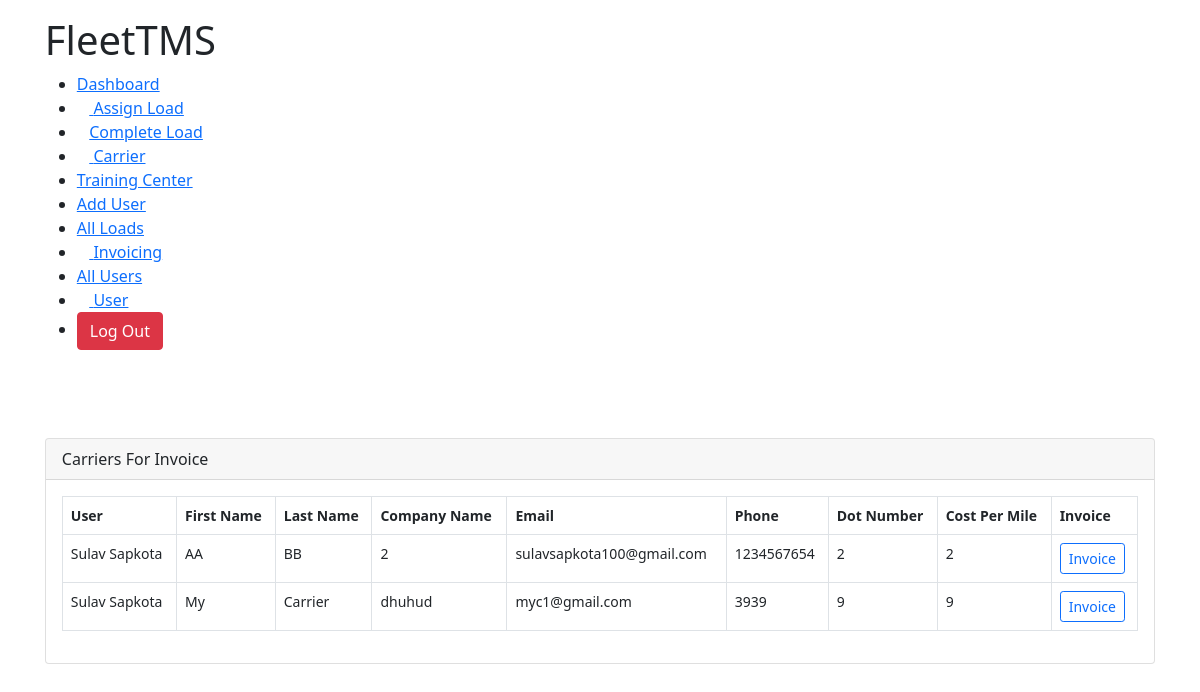
Before: /all_invoice (signed in) with the older database file.
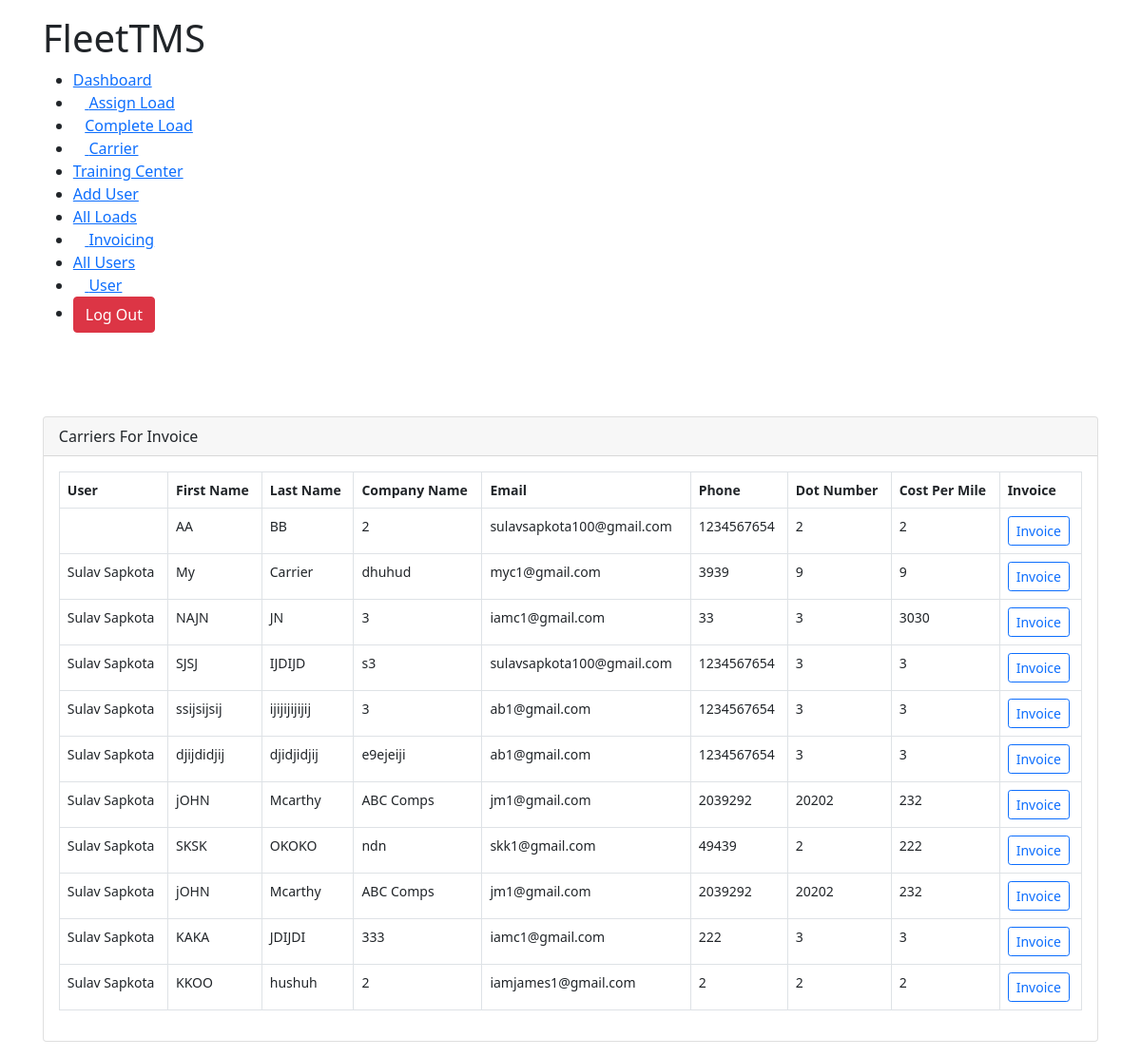
After: the same page with the newer database file.
### TMSTruck/models.py (models this page shows, shortened)
class Carrier(models.Model):
	user					= models.ForeignKey(Account,on_delete=models.CASCADE,null=True,blank=True)
	firstName 				= models.CharField(max_length=100,null=True)
	lastName				= models.CharField(max_length=100,null=True)
	company 				= models.CharField(max_length=100,null=True)
	email					= models.EmailField(max_length=100,null=True)
	phone					= models.IntegerField(null=True)
	mc_number 				= models.IntegerField(null=True)
	dot_number				= models.IntegerField(null=True)
	factoring_phone			= models.IntegerField(null=True)
	willing_states			= models.TextField(max_length=1000,null=True)
	carrier_status			= models.CharField(max_length=100,null=True)
	factoring_company		= models.CharField(max_length=100,null=True)
	mc_upload		 		= models.FileField(upload_to=carrierMcFiles,null=True)
	w9_upload 				= models.FileField(upload_to=carrierMcFiles,null=True)
	insurance				= models.FileField(upload_to=carrierMcFiles,null=True)
	costPerMile				= models.IntegerField(null=True)

class Account(models.Model):
	user 					= models.OneToOneField(User, on_delete=models.CASCADE)
	choices 				= [('ACTIVE','ACTIVE'),('INACTIVE','INACTIVE')]
	roleChoice				= [('Trainee','Trainee'),
								('Logistics Manager','Logistics Manager'),
								('Accounting','Accounting'),
								('Hiring Manager','Hiring Manager'),
								('Admin','Admin')]
	Email					= models.EmailField(max_length=100,null=True)
	firstName    			= models.CharField(max_length=100,null=True)
	lastName 				= models.CharField(max_length=100,null=True)
	commissionRate 			= models.IntegerField(null=True)
	address 				= models.CharField(max_length=100,null=True)
	city 					= models.CharField(max_length=100,null=True)
	state 					= models.CharField(max_length=100,null=True)
	zipCode 				= models.IntegerField(null=True)
	Phone 					= models.IntegerField(null=True)
	userStatus 				= models.CharField(max_length=100,choices=choices,default='ACTIVE')
	enrolledCarriers 		= models.TextField(null=True,max_length=3000, blank=True)
	userRole				= models.CharField(null=True,max_length=100,choices=roleChoice,default='Trainee',blank=True)
	ndaNca 					= models.FileField(upload_to=w9UploadFile)
	w9_upload				= models.FileField(upload_to=w9UploadFile,null=True)

### TMSTruck/decorators.py (the view)
        def wrapper(request, *args, **kwargs):
            group = None
            if request.user.groups.exists():
                group = request.user.groups.all()[0].name
            if group in allowed_roles:
                return view_func(request, *args, **kwargs)
            elif group == 'Trainee':
                return redirect("user")
            else:
                return HttpResponse("You are not authorized to visit this page. ")

### TMSTruck/views.py (called while the page is built)
@login_required(login_url="login")
@customRoles(allowed_roles=['Admin','Accounting','Logistics Manager'])
def all_invoice(request):
	ac = Account.objects.get(user=request.user)
	carrier = Carrier.objects.all()
	ca = carrier.values()
	template = 'TMSTruck/carrier/all_invoice.html'
	carrierList = [car for car in carrier]
	all_loads = AssignLoad.objects.filter(user=ac)
	group = request.user.groups.all()[0].name
	print(ca)
	context = {
		'carriers':carrier,
		'group':group,
	}
	return render(request,template,context)

### TMSTruck/templates/TMSTruck/carrier/all_invoice.html (shortened to what this page needs)
{% extends 'TMSTruck/base.html' %}
{% load static %}
{% block content %}
<!DOCTYPE html>
<html lang="en">
<head>
    <link rel="stylesheet" href="{% static 'css/dashboard.css' %}">
</head>
<body>
    <div class="main-body">
        {% if group == 'Accounting' %}
        {% include 'TMSTruck/navbars/accounting_navbar.html' %}
        {% elif group == 'Admin' %}
        {% include 'TMSTruck/navbars/admin_navbar.html' %}
        {% elif group == 'Hiring Manager' %}
        {% include 'TMSTruck/navbars/hiring_manager_navbar.html' %}
        {% elif group == 'Logistics Manager' %}
        {% include 'TMSTruck/navbars/logistics_manager.html' %}
        {% endif %}<br><br>
        <div class="row">
            <div class="col-md-12">
                <div class="card">
                    <div class="card-header">Carriers For Invoice</div>
                    <div class="card-body">
                        <table class="table table-bordered">
                            <thead>
                                <tr>
                                    <th scope="col">User</th>
                                    <th scope="col">First Name</th>
                                    <th scope="col">Last Name</th>
                                    <th scope="col">Company Name</th>
                                    <th scope="col">Email</th>
                                    <th scope="col">Phone</th>
                                    <th scope="col">Dot Number</th>
                                    <th scope="col">Cost Per Mile</th>
                                    <th scope="col">Invoice</th>
                                </tr>
                            </thead>
                            <tbody>
                                {% for carrier in carriers %}
                                <tr>
                                    <td>{{carrier.user.firstName}} {{carrier.user.lastName}}</td>
                                    <td>{{carrier.firstName}}</td>
                                    <td>{{carrier.lastName}}</a></td>
                                    <td>{{carrier.company}}</td>
                                    <td>{{carrier.email}}</td>
                                    <td>{{carrier.phone}}</td>
                                    <td>{{carrier.dot_number}}</td>
                                    <td>{{carrier.costPerMile}}</td>
                                    <td><a href="{% url 'invoice' carrier.id %}"><button class="btn btn-outline-primary btn-sm">Invoice</button></a></td>
                                </tr>
                                {% endfor %}
                            </tbody>
                        </table>
                    </div>
                </div>
            </div>
        </div>
    </div>
</body>
</html>
{% endblock %}

### TMSTruck/templates/TMSTruck/base.html (shortened to what this page needs)
{% load static %}
<!doctype html>
<html lang="en">
  <head>
    <link rel="stylesheet" href="https://stackpath.bootstrapcdn.com/bootstrap/5.0.0-alpha1/css/bootstrap.min.css">
    <link rel="stylesheet" href="https://cdnjs.cloudflare.com/ajax/libs/font-awesome/4.7.0/css/font-awesome.min.css">
    <link rel="stylesheet" href="{% static 'css/base.css' %}">
  </head>
  <body>
    {% block content %}
    {% endblock %}
  </body>
</html>

### TMSTruck/templates/TMSTruck/navbars/admin_navbar.html (shortened to what this page needs)
{% extends 'TMSTruck/base.html' %}
{% load static %}
{% block content %}
<link rel="stylesheet" href="{% static 'css/dashboard.css' %}">
<div class="header mt-3">
    <div class="topic">
        <h1 style="font-size: 40px;" class="display-4">FleetTMS</h1>
    </div>
    <div class="navs" >
        <ul>
            <li><a href = "{% url 'dashboard' %}">Dashboard</a></li>
            <li><a  href = "{% url 'assign_load' %}"><i class="fa fa-plus"></i> Assign Load</a></li>
            <li><a  href = "{% url 'complete_load' %}"><i class="fa fa-check"></i>Complete Load</a></li>
            <li><a href = "{% url 'all_carrier' %}"><i class="fas fa-truck"></i> Carrier</a></li>
            <li><a href = "{% url 'training_center' %}">Training Center</a></li>
            <li><a  href = "{% url 'add_user' %}">Add User</a> </li>
            <li><a href="{% url 'all_loads' %}">All Loads</a></li>
            <li><a  href = "{% url 'all_invoice' %}"><i class="fas fa-file-invoice-dollar"></i> Invoicing</a></li>
            <li><a href="{% url 'all_users' %}">All Users</a></li>
            <li><a  href = "{% url 'user_info' %}"><i class="fa fa-user"></i> User</a></li>
            <li><a href = "{% url 'logout' %}" ><button class="btn btn-danger">Log Out</button></a></li>
        </ul>
    </div>
</div><br>
{% endblock %}

### static/css/base.css (style rules this page uses)
* { padding: 0px; margin: 0px; }
.main-body { margin: 1rem 2.8rem; }

### TMSTruck/templates/TMSTruck/carrier/all_invoice.html (style rules this page uses)
table { font-size: 14px; }

Changed rows visible on the page:
changed Carrier "AA": user.firstName "Sulav" → (not shown); user.lastName "Sapkota" → (not shown)
added Carrier: user.firstName "Sulav", user.lastName "Sapkota", firstName "NAJN", lastName "JN", company "3", email "iamc1@gmail.com", phone "33", dot_number "3", costPerMile "3030"
added Carrier: user.firstName "Sulav", user.lastName "Sapkota", firstName "SJSJ", lastName "IJDIJD", company "s3", email "sulavsapkota100@gmail.com", phone "1234567654", dot_number "3", costPerMile "3"
added Carrier: user.firstName "Sulav", user.lastName "Sapkota", firstName "ssijsijsij", lastName "ijijijijijij", company "3", email "ab1@gmail.com", phone "1234567654", dot_number "3", costPerMile "3"
added Carrier: user.firstName "Sulav", user.lastName "Sapkota", firstName "djijdidjij", lastName "djidjidjij", company "e9ejeiji", email "ab1@gmail.com", phone "1234567654", dot_number "3", costPerMile "3"
added Carrier: user.firstName "Sulav", user.lastName "Sapkota", firstName "jOHN", lastName "Mcarthy", company "ABC Comps", email "jm1@gmail.com", phone "2039292", dot_number "20202", costPerMile "232"
added Carrier: user.firstName "Sulav", user.lastName "Sapkota", firstName "SKSK", lastName "OKOKO", company "ndn", email "skk1@gmail.com", phone "49439", dot_number "2", costPerMile "222"
added Carrier: user.firstName "Sulav", user.lastName "Sapkota", firstName "jOHN", lastName "Mcarthy", company "ABC Comps", email "jm1@gmail.com", phone "2039292", dot_number "20202", costPerMile "232"
added Carrier: user.firstName "Sulav", user.lastName "Sapkota", firstName "KAKA", lastName "JDIJDI", company "333", email "iamc1@gmail.com", phone "222", dot_number "3", costPerMile "3"
added Carrier: user.firstName "Sulav", user.lastName "Sapkota", firstName "KKOO", lastName "hushuh", company "2", email "iamjames1@gmail.com", phone "2", dot_number "2", costPerMile "2"
